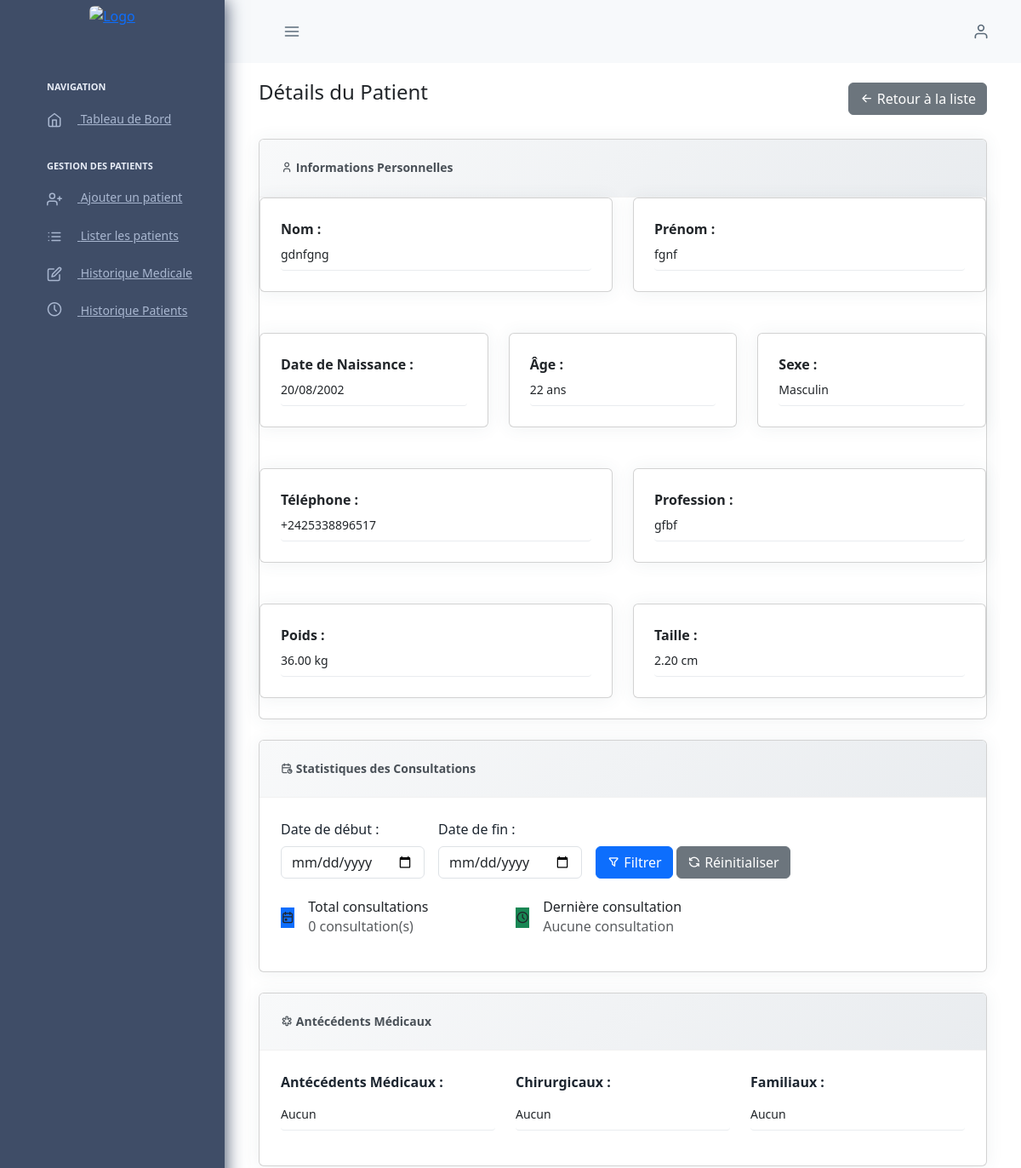
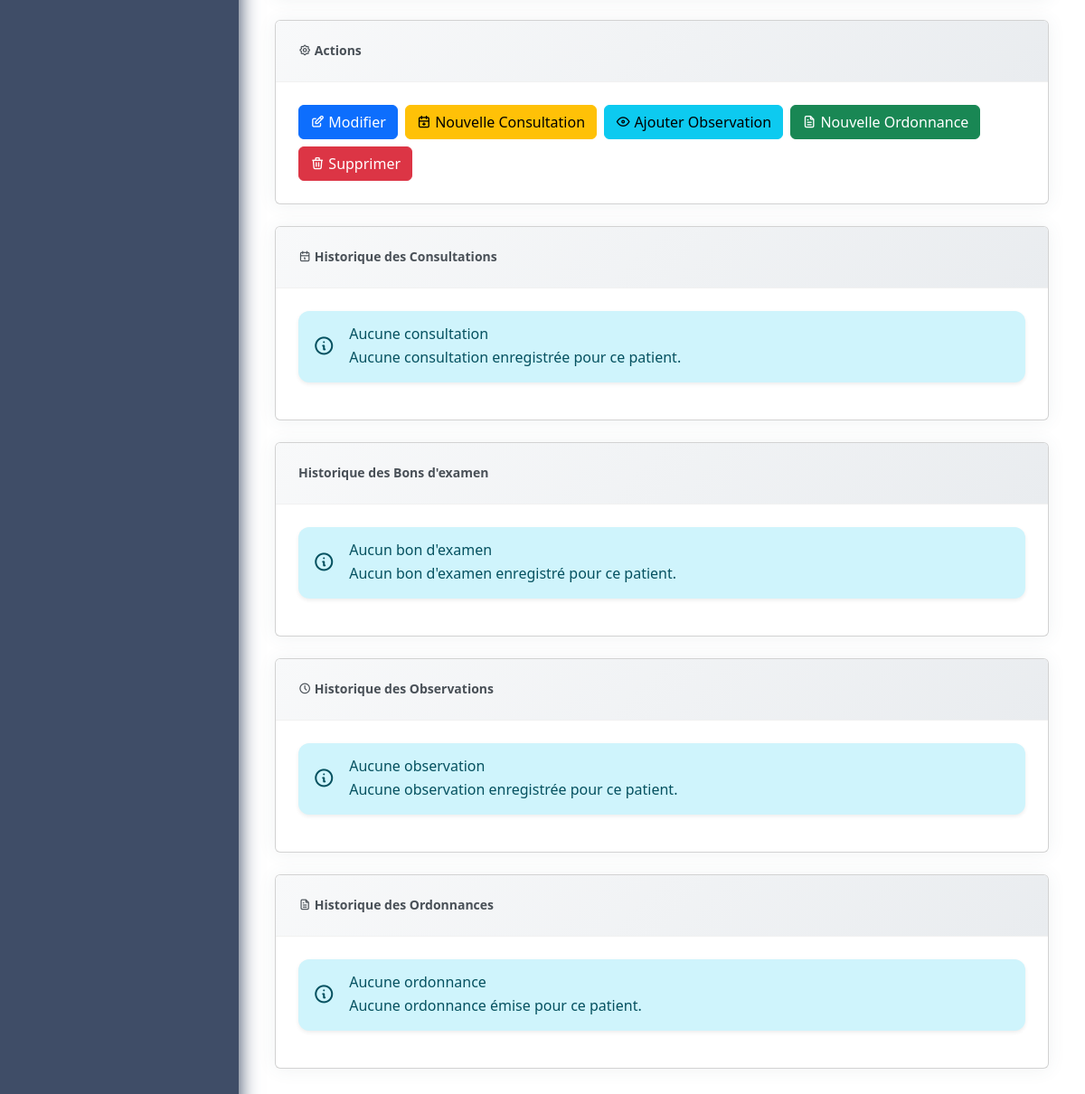
Screenshot of /details_patient.php?id=66 (signed in) with the database file from the repository (2 pictures, top to bottom).
### tables this page shows
CREATE TABLE `patients` (
  `id_patient` int(11) NOT NULL,
  `nom` varchar(50) NOT NULL,
  `prenom` varchar(50) NOT NULL,
  `sexe` enum('Masculin','Feminin') NOT NULL,
  `date_naissance` date NOT NULL,
  `loisirs` text DEFAULT NULL,
  `divers` text DEFAULT NULL,
  `antecedents_medicaux` text DEFAULT NULL,
  `chirurgicaux` text DEFAULT NULL,
  `familiaux` text DEFAULT NULL,
  `mentions_particulieres` text DEFAULT NULL,
  `telephone` varchar(20) DEFAULT NULL,
  `profession` varchar(100) DEFAULT NULL,
  `poids` decimal(5,2) DEFAULT NULL,
  `taille` decimal(5,2) DEFAULT NULL,
  `id_utilisateur` int(11) DEFAULT NULL,
  `date_creation` datetime DEFAULT current_timestamp()
);

### details_patient.php (the view, shortened to what the rows shown need)
 <?php
require_once 'db.php';
$patient_id = $_GET['id'];
$stmt = $pdo->prepare("SELECT * FROM patients WHERE id_patient = ?");
$stmt->execute([$patient_id]);
$patient = $stmt->fetch();
$date_naissance = new DateTime($patient['date_naissance']);
$aujourd_hui = new DateTime();
$age = $aujourd_hui->diff($date_naissance)->y;
include 'includes/header.php';
?>
<link rel="stylesheet" href="https://cdn.datatables.net/1.13.6/css/jquery.dataTables.min.css">
<div class="pc-container">
  <div class="pc-content">
    <div class="card mb-4">
   <div class="grid grid-cols-12 gap-4">
  <div class="col-span-12 md:col-span-6">
    <div class="card p-4">
      <label class="font-semibold">Nom :</label>
      <p class="form-control-plaintext"><?= htmlspecialchars($patient['nom']) ?></p>
    </div>
  </div>
  <div class="col-span-12 md:col-span-6">
    <div class="card p-4">
      <label class="font-semibold">Prénom :</label>
      <p class="form-control-plaintext"><?= htmlspecialchars($patient['prenom']) ?></p>
    </div>
  </div>
<div class="col-span-12">
  <div class="flex flex-col md:flex-row gap-4">
    <div class="flex-1 card p-4">
      <label class="font-semibold">Date de Naissance :</label>
      <p class="form-control-plaintext"><?= date('d/m/Y', strtotime($patient['date_naissance'])) ?></p>
    </div>
    <div class="flex-1 card p-4">
      <label class="font-semibold">Âge :</label>
      <p class="form-control-plaintext"><?= $age ?> ans</p>
    </div>
    <div class="flex-1 card p-4">
      <label class="font-semibold">Sexe :</label>
      <p class="form-control-plaintext"><?= htmlspecialchars($patient['sexe']) ?></p>
    </div>
  </div>
</div>
  <div class="col-span-12 md:col-span-6">
    <div class="card p-4">
      <label class="font-semibold">Téléphone :</label>
      <p class="form-control-plaintext"><?= !empty($patient['telephone']) ? htmlspecialchars($patient['telephone']) : 'Non renseigné' ?></p>
    </div>
  </div>
  <div class="col-span-12 md:col-span-6">
    <div class="card p-4">
      <label class="font-semibold">Profession :</label>
      <p class="form-control-plaintext"><?= !empty($patient['profession']) ? htmlspecialchars($patient['profession']) : 'Non renseignée' ?></p>
    </div>
  </div>
  <div class="col-span-12 md:col-span-6">
    <div class="card p-4">
      <label class="font-semibold">Poids :</label>
      <p class="form-control-plaintext"><?= !empty($patient['poids']) ? htmlspecialchars($patient['poids']) . ' kg' : 'Non renseigné' ?></p>
    </div>
  </div>
  <div class="col-span-12 md:col-span-6">
    <div class="card p-4">
      <label class="font-semibold">Taille :</label>
      <p class="form-control-plaintext"><?= !empty($patient['taille']) ? htmlspecialchars($patient['taille']) . ' cm' : 'Non renseignée' ?></p>
    </div>
  </div>
</div>
    </div>
  </div>
</div>
<?php include 'includes/footer.php'; ?>

### rows the page displays
patients: nom "gdnfgng", prenom "fgnf", date_naissance "20/08/2002", sexe "Masculin", telephone "+2425338896517", profession "gfbf", poids "36.00", taille "2.20"

### other values shown
$nombre_consultations "0"
